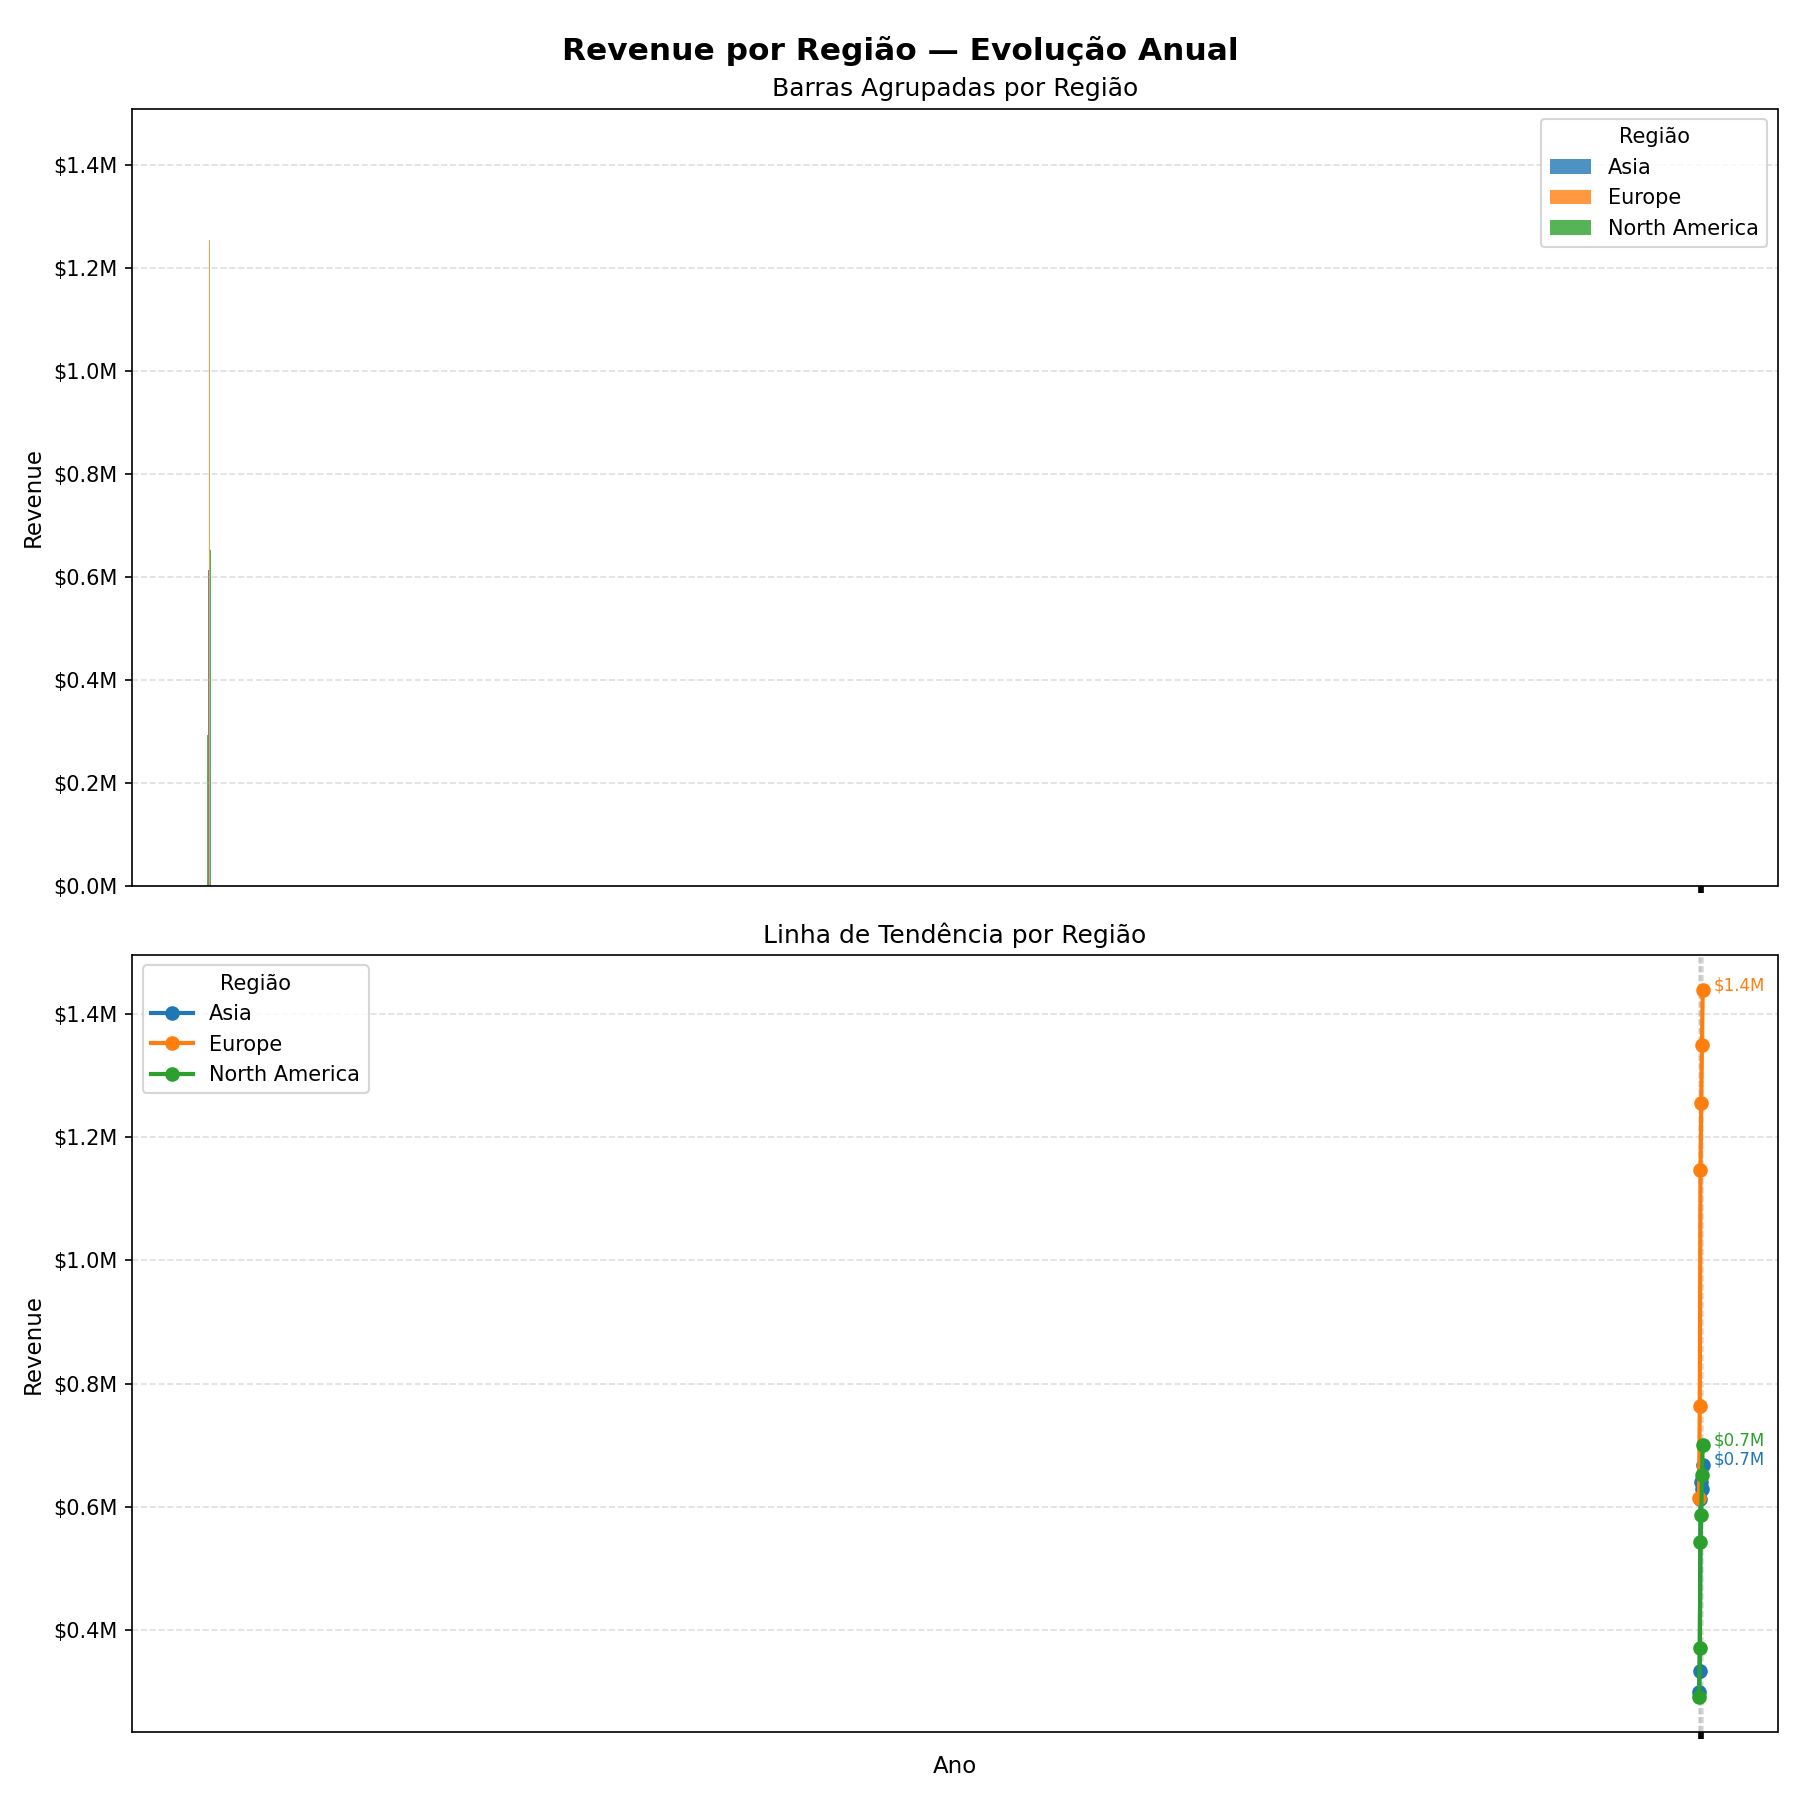

Generate this figure with Python:
"""
Revenue por Continente/Região — evolução anual por Europa, Ásia e América do Norte.
Gráfico combinado: barras agrupadas por região + linhas de tendência por região.
"""

import pandas as pd
import matplotlib.pyplot as plt
import matplotlib.ticker as mticker
import os

# ── Paths ──────────────────────────────────────────────────────────────────────
BASE_DIR   = os.path.dirname(os.path.abspath(__file__))
DATA_PATH  = os.path.join(BASE_DIR, "..", "..", "data", "sales_data_clean.csv")
OUTPUT_DIR = BASE_DIR

# ── Load & prepare ─────────────────────────────────────────────────────────────
df = pd.read_csv(DATA_PATH)
df["Revenue"] = df["Sales_Price"] 

region_revenue = (
    df.groupby(["Year", "Region"])["Revenue"]
    .sum()
    .reset_index()
    .sort_values(["Year", "Region"])
)

# Pivot para facilitar plot
pivot = region_revenue.pivot(index="Year", columns="Region", values="Revenue").fillna(0)
years  = pivot.index.tolist()
regions = pivot.columns.tolist()

COLORS = {
    "Asia":          "#1f77b4",
    "Europe":        "#ff7f0e",
    "North America": "#2ca02c",
}

# ── Plot ───────────────────────────────────────────────────────────────────────
fig, axes = plt.subplots(2, 1, figsize=(12, 12), sharex=True)
fig.suptitle("Revenue por Região — Evolução Anual", fontsize=15, fontweight="bold", y=0.98)

# ── Subplot 1: Barras agrupadas ────────────────────────────────────────────────
ax1 = axes[0]
n_regions  = len(regions)
bar_width  = 0.25
x          = range(len(years))

for i, region in enumerate(regions):
    offset = (i - n_regions / 2 + 0.5) * bar_width
    bars   = ax1.bar(
        [xi + offset for xi in x],
        pivot[region],
        width=bar_width,
        label=region,
        color=COLORS.get(region, f"C{i}"),
        alpha=0.8,
    )

ax1.set_ylabel("Revenue", fontsize=11)
ax1.set_title("Barras Agrupadas por Região", fontsize=12)
ax1.set_xticks(list(x))
ax1.set_xticklabels(years)
ax1.yaxis.set_major_formatter(mticker.FuncFormatter(lambda v, _: f"${v/1e6:.1f}M"))
ax1.legend(title="Região")
ax1.grid(axis="y", linestyle="--", alpha=0.4)

# ── Subplot 2: Linhas por região ───────────────────────────────────────────────
ax2 = axes[1]

for region in regions:
    ax2.plot(
        years,
        pivot[region],
        marker="o",
        linewidth=2,
        label=region,
        color=COLORS.get(region, None),
    )
    # Anotações no último ponto
    last_val = pivot[region].iloc[-1]
    ax2.annotate(
        f"${last_val/1e6:.1f}M",
        xy=(years[-1], last_val),
        xytext=(5, 0),
        textcoords="offset points",
        fontsize=8,
        color=COLORS.get(region, "black"),
    )

ax2.set_xlabel("Ano", fontsize=11)
ax2.set_ylabel("Revenue", fontsize=11)
ax2.set_title("Linha de Tendência por Região", fontsize=12)
ax2.set_xticks(years)
ax2.yaxis.set_major_formatter(mticker.FuncFormatter(lambda v, _: f"${v/1e6:.1f}M"))
ax2.legend(title="Região")
ax2.grid(linestyle="--", alpha=0.4)

plt.tight_layout()
out_path = os.path.join(OUTPUT_DIR, "revenue_continentes.png")
plt.savefig(out_path, dpi=150)
print(f"Gráfico guardado em: {out_path}")
plt.show()
